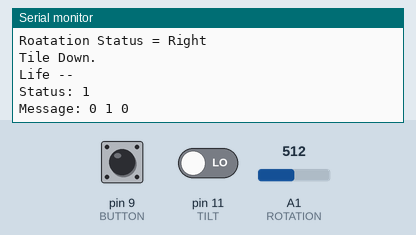
Bench run of a sketch on a simulated Arduino Uno, built with avr-gcc and run on an emulated ATmega328P. Parts: the last lines printed to the serial monitor. The inputs (shaded band) are chosen by the test bench; at power-on: A1 (ROTATION) = 512, pin 9 (BUTTON) LOW, pin 11 (TILT) LOW.

Above: at 2.8 s.
2.9 s: A1 (ROTATION) set to 306
At 5.6 s:
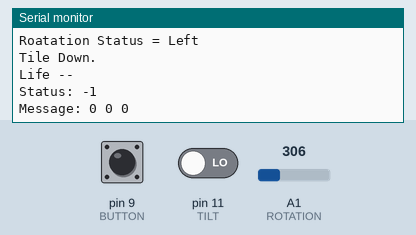
7.7 s: pin 9 (BUTTON) pulled HIGH for 2.4 s
At 9.8 s:
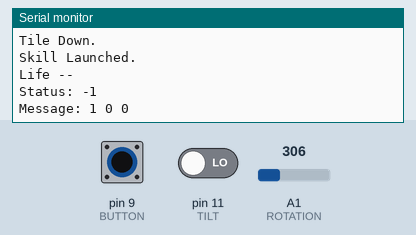
11.6 s: pin 11 (TILT) driven HIGH
At 13.1 s:
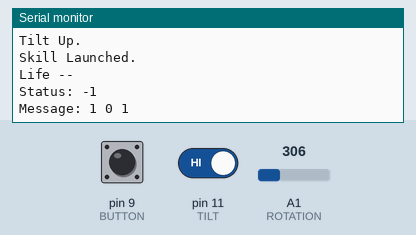
16.0 s: A1 (ROTATION) set to 122
18.8 s: pin 9 (BUTTON) pulled HIGH for 2.4 s
At 21.4 s:
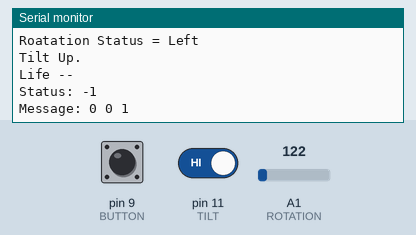
Timing chart, 0 to 22.9 s (numbered marks = the images above; inputs shaded):
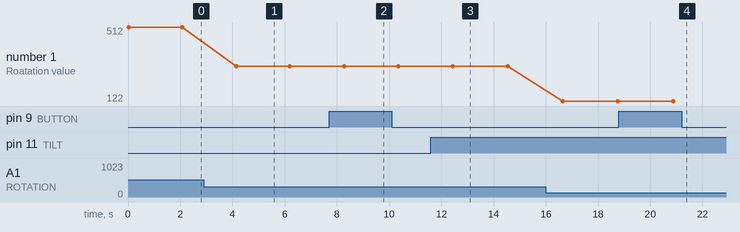

The sketch:

input_n_judge.ino
```cpp
bool debug_mode = true;

// the pins
const int BUTTON = 9;			// D9
const int ROTATION = 1;			// A1
const int TILT = 11;			// D11

// bool button_press = false;

int board[14] = {0};
int message[3] = {0, 0, 0};
int life = 2;
int skill = 2;

// function list
void 	initiate_game();
// void 	button_blink();
bool 	button_pressed();
bool 	rotation_location();
bool 	tilt_changed();

void 	move_board_elements();
void 	skill_launched();

void 	update_board_except_player();
int 	judge();
void 	get_input();

void setup()
{
    Serial.begin(9600);
    pinMode(BUTTON, INPUT);
    pinMode(ROTATION, INPUT);
    pinMode(TILT, INPUT);
    initiate_game();
}

void loop()
{
    int game_status = 0;
    get_input();
    update_board_except_player();
    game_status = judge();
    if(debug_mode)
    {
        Serial.print("Status: ");
        Serial.println(game_status);
        Serial.print("Message: ");
        Serial.print(message[0]);
        Serial.print(" ");
        Serial.print(message[1]);
        Serial.print(" ");
        Serial.print(message[2]);
        Serial.println("\n");
    }

    delay(2000);
}


void initiate_game()
{
    int i = 0;
    for(i = 0; i <= 13; i++)
        board[i] = 0;
    for(int i = 0; i <= 3; i++)
        message[i] = 0;
    skill = 2;
    life = 2;
}

// void button_blink()
// {
//     button_press = !button_press;
//     if(debug_mode)
//         Serial.println("Button Pressed.");
// }

/**
 * [button_pressed description]
 *     judge whether the button is pressed or not
 * @return [description]
 *     1:	pressed
 *     0:	not pressed
 */
bool button_pressed()
{
    bool status_change = false;
    if(digitalRead(BUTTON))        // the button is of a high voltage, thus pressed
    {
        status_change = true;
        if(debug_mode)
            Serial.println("Button Pressed.");
    }
    else
        Serial.println("Button NOT pressed.");

    // if a button is pressed, delay
    if(status_change)
        delay(50);

    return status_change;
}

/**
 * [rotation_location description]
 *     Judge the location of the rotation
 * @return [description]
 *     true:	right side
 *     false:	left side
 */
bool rotation_location()
{
    int threshold = 511;
    int value = 0;
    bool status = false;		// false for left and true for right

    value = analogRead(ROTATION);
    if(value > threshold)		// rotated to the right side
        status = true;
    else
        status = false;

    // debugging outputs
    if(debug_mode)
    {
        Serial.print("\tRoatation value = ");
        Serial.println(value);
        Serial.print("Roatation Status = ");
        if(status)
            Serial.println("Right");
        else
            Serial.println("Left");
    }
    delay(50);
    return status;
}

/**
 * [tilt_changed description]
 *     judge whether the tilt is up or down
 * @return [description]
 *     true:	up
 *     false:	down
 */
bool tilt_changed()
{
    bool up_tilt = false;
    if(digitalRead(TILT))
    {
        up_tilt = true;
        if(debug_mode)
            Serial.println("Tilt Up.");
    }
    else
    {
        up_tilt = false;
        if(debug_mode)
            Serial.println("Tile Down.");
    }

    // if the tilt is up, delay
    if(up_tilt)
        delay(50);

    return up_tilt;
}

/**
 * [move_board_elements description]
 *     move the elements on the board
 */
void move_board_elements()
{
    for(int i = 12; i >= 1; i--)
        board[i] = board[i - 1];
}

/**
 * [skill_launched description]
 *     update the status of the board and the skill count when the skill is launched
 */
void skill_launched()
{
    for(int i = 12; i >= 1; i--)
        board[i] = 0;
    skill--;
    if(debug_mode)
        Serial.println("Skill Launched.");
}


void update_board_except_player()
{
    if(message[0])
        skill_launched();
    if(board[12] == board[13])
    {
        life--;
        board[12] = 0;
        if(debug_mode)
            Serial.println("Life --");
    }
    move_board_elements();
    board[1] = board[0];
}

/**
 * [judge description]
 *     judge the status of the game
 * @return [description]
 *     1:	the game is continuing
 *     -1:	the game ends. The plane is shot down.
 */
int judge()
{
    if(life < 0)
        return -1;
    else
        return 1;
}

void get_input()
{
    // the location of the attacker - using button
    if(button_pressed())
        message[0] = !message[0];

    // the location of the hider - using rotation
    message[1] = rotation_location();

    // the status of the skill
    if(tilt_changed())
        message[2] = !message[2];
}
```

Measured:
- after the input at 2.9 s, the serial monitor: prints a new line after 1.2 s (image 1)
- after the input at 7.7 s, the serial monitor: prints a new line after 0.53 s (image 2)
- after the input at 11.6 s, the serial monitor: prints a new line after 0.88 s (image 3)
- after the input at 18.8 s, the serial monitor: prints a new line after 2.0 s (image 4)
- plotted number 1: 512 → 306 after the input at 2.9 s, 306 → 122 after the input at 16.0 s
